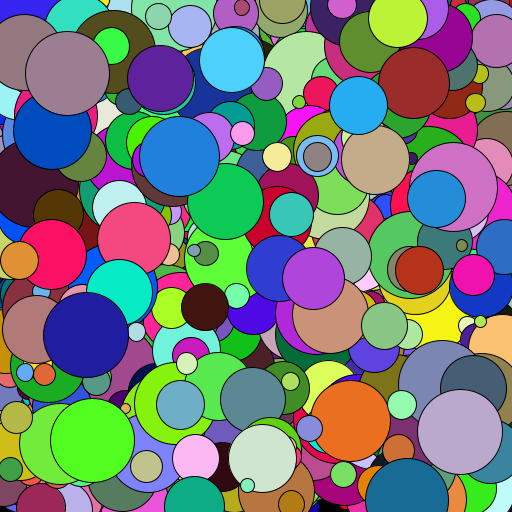
Frame 1 (no input)
Frame 60 (the mouse pressed at the canvas centre just before this capture): identical to frame 1, image omitted
Frame 120 (the mouse held since frame 60 and released just before this capture): identical to frame 1, image omitted

The Processing sketch that drew this single still picture (run headless with seeded random() and noise(); from frame 60 on, the mouse is pressed at the canvas centre):

// Processing sketch: sketch_04_arreglo
// ── sketch_04_arreglo.pde
ArrayList<Circulo> circulos;

void setup () {
  size(512, 512);
  circulos = new ArrayList<Circulo>();
  for (int i = 0; i < 1000; i++) {
    circulos.add(new Circulo(random(512), random(512), random(10,90)));  
  }
 // 
 // circulos.add(new Circulo(300, 100, 50));
 // circulos.add(new Circulo(10, 500, 60));
}

void draw() {
  background(0);
  for (Circulo c: circulos) {
    c.Dibujar();
  }
}

// ── Circulo.pde
class Circulo {
  float x, y, d;
  int r, g, b;
  Circulo(float x_, float y_, float d_) {
    x = x_;
    y = y_;
    d = d_;
    r = (int)random(256);
    g = (int)random(256);
    b = (int)random(256);
  }
  void Dibujar() {
    fill(r,g,b);
    circle(x, y, d);
  }
}
